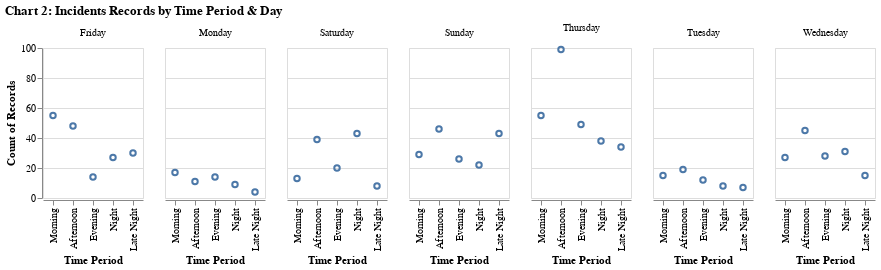

The cell this chart's notebook holds for it:
### Code cell
# visualize the incident records based on the time period and day of the week
day_time = alt.Chart(data).mark_point().encode(
    x = alt.X('time_period',title='Time Period',sort=['Morning', 'Afternoon','Evening','Night','Late Night']),
    y = alt.Y('count()', title = 'Count of Records')
).properties(height = 150).facet(
    facet = alt.Facet('incident_day_of_week',title=None,
                      
                      ),
    title = 'Chart 2: Incidents Records by Time Period & Day'
)
   
day_time

### Figure 1 — Vega-Lite specification as saved in the notebook (floating-point values rounded to 4 significant figures; data arrays with more than 128 entries replaced by an {"elided": "..."} marker saying what was removed)
{"config": {"view": {"continuousWidth": 300, "continuousHeight": 300}}, "data": {"name": "data-761a0ad8a9d8865469f2da16643bc75c"}, "facet": {"field": "incident_day_of_week", "title": null, "type": "nominal"}, "spec": {"mark": {"type": "point"}, "encoding": {"x": {"field": "time_period", "sort": ["Morning", "Afternoon", "Evening", "Night", "Late Night"], "title": "Time Period", "type": "nominal"}, "y": {"aggregate": "count", "title": "Count of Records", "type": "quantitative"}}, "height": 150}, "title": "Chart 2: Incidents Records by Time Period & Day", "$schema": "https://vega.github.io/schema/vega-lite/v5.16.3.json", "datasets": {"data-761a0ad8a9d8865469f2da16643bc75c": {"elided": "1000 records"}}}
